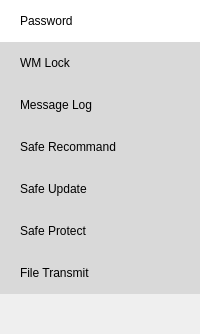
        <widget class="QWidget" name="left" native="true">
         <property name="styleSheet">
          <string notr="true">#left
{
border:none;
background-color:rgb(217, 217, 217);
}</string>
         </property>
         <layout class="QVBoxLayout" name="verticalLayout_3">
          <property name="spacing">
           <number>0</number>
          </property>
          <property name="leftMargin">
           <number>0</number>
          </property>
          <property name="topMargin">
           <number>0</number>
          </property>
          <property name="rightMargin">
           <number>0</number>
          </property>
          <property name="bottomMargin">
           <number>0</number>
          </property>
          <item>
           <widget class="QPushButton" name="password">
            <property name="minimumSize">
             <size>
              <width>0</width>
              <height>42</height>
             </size>
            </property>
            <property name="maximumSize">
             <size>
              <width>16777215</width>
              <height>42</height>
             </size>
            </property>
            <property name="styleSheet">
             <string notr="true">QPushButton#password
{
border:none;
background-color:rgb(217, 217, 217);
text-align:left;
padding-left:20;
}
QPushButton#password:hover
{
background-color: rgb(188, 188, 188);
}
QPushButton#password:checked
{
border:none;
background-color: white;
}
</string>
            </property>
            <property name="text">
             <string>Password</string>
            </property>
            <property name="checkable">
             <bool>true</bool>
            </property>
            <property name="checked">
             <bool>true</bool>
            </property>
            <property name="autoExclusive">
             <bool>true</bool>
            </property>
           </widget>
          </item>
          <item>
           <widget class="QPushButton" name="wmlock">
            <property name="minimumSize">
             <size>
              <width>0</width>
              <height>42</height>
             </size>
            </property>
            <property name="maximumSize">
             <size>
              <width>16777215</width>
              <height>42</height>
             </size>
            </property>
            <property name="styleSheet">
             <string notr="true">QPushButton#wmlock
{
border:none;
background-color:rgb(217, 217, 217);
text-align:left;
padding-left:20;
}
QPushButton#wmlock:hover
{
background-color: rgb(188, 188, 188);
}
QPushButton#wmlock:checked
{
border:none;
background-color: white;
}
</string>
            </property>
            <property name="text">
             <string>WM Lock</string>
            </property>
            <property name="checkable">
             <bool>true</bool>
            </property>
            <property name="autoExclusive">
             <bool>true</bool>
            </property>
           </widget>
          </item>
          <item>
           <widget class="QPushButton" name="messagelog">
            <property name="minimumSize">
             <size>
              <width>0</width>
              <height>42</height>
             </size>
            </property>
            <property name="maximumSize">
             <size>
              <width>16777215</width>
              <height>42</height>
             </size>
            </property>
            <property name="styleSheet">
             <string notr="true">QPushButton#messagelog
{
border:none;
background-color:rgb(217, 217, 217);
text-align:left;
padding-left:20;
}
QPushButton#messagelog:hover
{
background-color: rgb(188, 188, 188);
}
QPushButton#messagelog:checked
{
border:none;
background-color: white;
}
</string>
            </property>
            <property name="text">
             <string>Message Log</string>
            </property>
            <property name="checkable">
             <bool>true</bool>
            </property>
            <property name="autoExclusive">
             <bool>true</bool>
            </property>
           </widget>
          </item>
          <item>
           <widget class="QPushButton" name="saferecommand">
            <property name="minimumSize">
             <size>
              <width>0</width>
              <height>42</height>
             </size>
            </property>
            <property name="maximumSize">
             <size>
              <width>16777215</width>
              <height>42</height>
             </size>
            </property>
            <property name="styleSheet">
             <string notr="true">QPushButton#saferecommand
{
border:none;
background-color:rgb(217, 217, 217);
text-align:left;
padding-left:20;
}
QPushButton#saferecommand:hover
{
background-color: rgb(188, 188, 188);
}
QPushButton#saferecommand:checked
{
border:none;
background-color: white;
}
</string>
            </property>
            <property name="text">
             <string>Safe Recommand</string>
            </property>
            <property name="checkable">
             <bool>true</bool>
            </property>
            <property name="autoExclusive">
             <bool>true</bool>
            </property>
           </widget>
          </item>
          <item>
           <widget class="QPushButton" name="safeupdate">
            <property name="minimumSize">
             <size>
              <width>0</width>
              <height>42</height>
             </size>
            </property>
            <property name="maximumSize">
             <size>
              <width>16777215</width>
              <height>42</height>
             </size>
            </property>
            <property name="styleSheet">
             <string notr="true">QPushButton#safeupdate
{
border:none;
background-color:rgb(217, 217, 217);
text-align:left;
padding-left:20;
}
QPushButton#safeupdate:hover
{
background-color: rgb(188, 188, 188);
}
QPushButton#safeupdate:checked
{
border:none;
background-color: white;
}
</string>
            </property>
            <property name="text">
             <string>Safe Update</string>
            </property>
            <property name="checkable">
             <bool>true</bool>
            </property>
            <property name="autoExclusive">
             <bool>true</bool>
            </property>
           </widget>
          </item>
          <item>
           <widget class="QPushButton" name="safeprotect">
            <property name="minimumSize">
             <size>
              <width>0</width>
              <height>42</height>
             </size>
            </property>
            <property name="maximumSize">
             <size>
              <width>16777215</width>
              <height>42</height>
             </size>
            </property>
            <property name="styleSheet">
             <string notr="true">QPushButton#safeprotect
{
border:none;
background-color:rgb(217, 217, 217);
text-align:left;
padding-left:20;
}
QPushButton#safeprotect:hover
{
background-color: rgb(188, 188, 188);
}
QPushButton#safeprotect:checked
{
border:none;
background-color: white;
}
</string>
            </property>
            <property name="text">
             <string>Safe Protect</string>
            </property>
            <property name="checkable">
             <bool>true</bool>
            </property>
            <property name="autoExclusive">
             <bool>true</bool>
            </property>
           </widget>
          </item>
          <item>
           <widget class="QPushButton" name="filetransmit">
            <property name="minimumSize">
             <size>
              <width>0</width>
              <height>42</height>
             </size>
            </property>
            <property name="maximumSize">
             <size>
              <width>16777215</width>
              <height>42</height>
             </size>
            </property>
            <property name="styleSheet">
             <string notr="true">QPushButton#filetransmit
{
border:none;
background-color:rgb(217, 217, 217);
text-align:left;
padding-left:20;
}
QPushButton#filetransmit:hover
{
background-color: rgb(188, 188, 188);
}
QPushButton#filetransmit:checked
{
border:none;
background-color: white;
}
</string>
            </property>
            <property name="text">
             <string>File Transmit</string>
            </property>
            <property name="checkable">
             <bool>true</bool>
            </property>
            <property name="autoExclusive">
             <bool>true</bool>
            </property>
           </widget>
          </item>
          <item>
           <spacer name="verticalSpacer">
            <property name="orientation">
             <enum>Qt::Vertical</enum>
            </property>
            <property name="sizeHint" stdset="0">
             <size>
              <width>20</width>
              <height>40</height>
             </size>
            </property>
           </spacer>
          </item>
         </layout>
        </widget>
